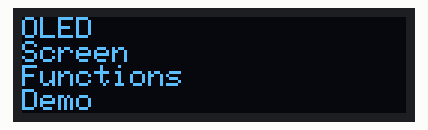
The sketch below on a simulated Arduino Uno, built with avr-gcc and run on an emulated ATmega328P. On the bench: 128×32 one-colour display. The display library's start-up logo is not drawn; random numbers use the default seed unless the sketch sets one.

Above: at 3.1 s.
At 6.1 s:
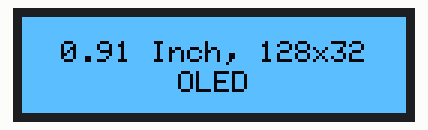
At 9.1 s:
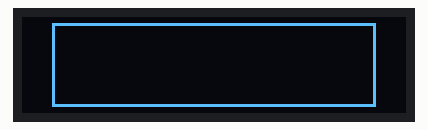
At 11.2 s:
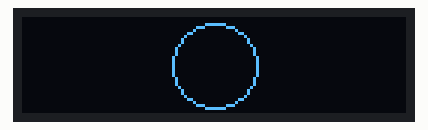
At 16.2 s:
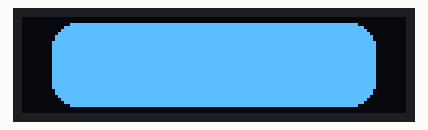
At 35.6 s:
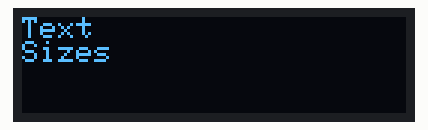

Measured:
- what the display in image 0 shows lasts 3.0 s, from 3.1 s to 6.1 s
- what the display in image 2 shows lasts 1.0 s, from 9.1 s to 10.1 s
- what the display in image 5 shows lasts 1.5 s, from 35.6 s to 37.1 s

The sketch:

SSD_1306_128x32_OLED_Display_Demo.ino
```cpp
#include <Wire.h>
#include <Adafruit_GFX.h>
#include <Adafruit_SSD1306.h>

#define I2C_Address 0x3C
#define SCREEN_WIDTH 128
#define SCREEN_HEIGHT 32
#define OLED_RESET -1

Adafruit_SSD1306 display(SCREEN_WIDTH, SCREEN_HEIGHT, &Wire, OLED_RESET);

const unsigned char image[] PROGMEM = {
  0x00, 0x01, 0x00, 0x00, 0x00, 0x00, 0x00, 0x00, 0x00, 0x00, 0x01, 0x00, 0x00, 0x00, 0x00, 0x00,
  0x00, 0x00, 0x00, 0x00, 0x00, 0x01, 0x00, 0x00, 0x00, 0x00, 0x00, 0x00, 0x00, 0x00, 0x01, 0x00,
  0x00, 0x00, 0x00, 0x00, 0x00, 0x00, 0x00, 0x00, 0x00, 0x00, 0x00, 0x00, 0x00, 0x00, 0x00, 0x00,
  0x00, 0x00, 0x00, 0x00, 0x00, 0x00, 0x00, 0x00, 0x00, 0x00, 0x00, 0x00, 0x00, 0x00, 0x00, 0x00,
  0x00, 0x00, 0x00, 0x00, 0x00, 0x00, 0x02, 0x00, 0x00, 0x00, 0x00, 0x04, 0x04, 0x08, 0x00, 0x00,
  0x00, 0x00, 0x00, 0x00, 0x00, 0x00, 0x00, 0x04, 0x00, 0x00, 0x00, 0x00, 0x00, 0x10, 0x00, 0x00,
  0x00, 0x00, 0x20, 0x00, 0x00, 0x00, 0x00, 0x00, 0x00, 0x00, 0x00, 0x00, 0x00, 0x00, 0x00, 0x00,
  0x00, 0x10, 0x00, 0x00, 0x00, 0x00, 0x00, 0x00, 0x00, 0x00, 0x20, 0x00, 0x00, 0x00, 0x00, 0x00,
  0x00, 0x00, 0x00, 0x00, 0x00, 0x00, 0x00, 0x00, 0x00, 0x00, 0x00, 0x00, 0x00, 0x00, 0x00, 0x00,
  0x00, 0x00, 0x00, 0x00, 0x00, 0x00, 0x00, 0x00, 0x00, 0x00, 0x00, 0x00, 0x00, 0x00, 0x00, 0x00,
  0x00, 0x08, 0x00, 0x01, 0x00, 0x00, 0x7e, 0x00, 0x00, 0x00, 0x00, 0x00, 0x00, 0x00, 0x00, 0x00,
  0x00, 0x00, 0x00, 0x00, 0x00, 0x00, 0xff, 0x00, 0x00, 0x00, 0x00, 0x00, 0x00, 0x00, 0x00, 0x00,
  0x00, 0x00, 0x00, 0x00, 0x00, 0x00, 0xf9, 0x00, 0x00, 0x00, 0x00, 0x00, 0x00, 0x00, 0x00, 0x00,
  0x00, 0x00, 0x00, 0x00, 0x00, 0x00, 0xfe, 0xe0, 0x00, 0x00, 0x00, 0x00, 0x00, 0x00, 0x00, 0x00,
  0x00, 0x00, 0x00, 0x00, 0x00, 0x00, 0xff, 0xe0, 0x00, 0x00, 0x00, 0x00, 0x00, 0x00, 0x00, 0x00,
  0x00, 0x01, 0x00, 0x00, 0x00, 0x00, 0xff, 0xc0, 0x00, 0x00, 0x00, 0x03, 0x38, 0x00, 0x00, 0x00,
  0x00, 0x00, 0x02, 0x00, 0x03, 0xf8, 0xff, 0x00, 0x00, 0x20, 0x00, 0x07, 0x7c, 0x00, 0x00, 0x00,
  0x00, 0x00, 0x00, 0x00, 0x07, 0xfc, 0xff, 0x00, 0x00, 0x00, 0x00, 0x07, 0x6c, 0x80, 0x00, 0x00,
  0x00, 0x00, 0x00, 0x00, 0x01, 0xff, 0xf0, 0x00, 0x00, 0x00, 0x00, 0x07, 0x7d, 0xc0, 0x00, 0x00,
  0x00, 0x00, 0x00, 0x00, 0x7f, 0xff, 0xf0, 0x00, 0x00, 0x00, 0x00, 0x07, 0x7d, 0xc0, 0x00, 0x00,
  0x00, 0x00, 0x00, 0x03, 0xff, 0xff, 0xf0, 0x00, 0x00, 0x00, 0x00, 0x07, 0xed, 0xc0, 0x00, 0x00,
  0x00, 0x00, 0x00, 0x00, 0x7f, 0xff, 0xf0, 0x00, 0x00, 0x00, 0x00, 0x07, 0xfd, 0xc0, 0x00, 0x00,
  0x00, 0x00, 0x00, 0x00, 0x03, 0xff, 0xf0, 0x00, 0x00, 0x00, 0x00, 0x07, 0xff, 0xc0, 0x00, 0x00,
  0x00, 0x00, 0x00, 0x00, 0x01, 0xff, 0xf0, 0x00, 0x00, 0x00, 0x00, 0x00, 0x6f, 0xc0, 0x00, 0x00,
  0x00, 0x00, 0x00, 0x00, 0x00, 0xf1, 0xe0, 0x00, 0x00, 0x00, 0x00, 0x00, 0x7f, 0xc0, 0x00, 0x00,
  0x00, 0x00, 0x00, 0x00, 0x00, 0xf1, 0xe0, 0x00, 0x00, 0x00, 0x00, 0x00, 0x7c, 0x00, 0x00, 0x00,
  0x00, 0x00, 0x00, 0x00, 0x03, 0xc1, 0xe0, 0x00, 0x00, 0x00, 0x00, 0x00, 0x6c, 0x00, 0x00, 0x00,
  0x00, 0x00, 0x00, 0x00, 0x07, 0xc3, 0xf8, 0x00, 0x00, 0x00, 0x00, 0x00, 0x7c, 0x00, 0x00, 0x00,
  0xe7, 0x8c, 0xf8, 0xe7, 0xc7, 0xce, 0x7c, 0xcc, 0x63, 0xe3, 0xe3, 0xe7, 0x99, 0xf3, 0xc7, 0x8f,
  0x00, 0x00, 0x00, 0x00, 0x00, 0x00, 0x00, 0x00, 0x00, 0x00, 0x00, 0x00, 0x00, 0x00, 0x00, 0x00,
  0x01, 0x00, 0x00, 0x00, 0x00, 0x40, 0x00, 0x10, 0x01, 0x00, 0x02, 0x00, 0x00, 0x80, 0x00, 0x00,
  0x00, 0x00, 0x00, 0x00, 0x00, 0x00, 0x00, 0x00, 0x00, 0x00, 0x00, 0x00, 0x00, 0x00, 0x00, 0x00,
  0x00, 0x00, 0x00, 0x00, 0x00, 0x00, 0x00, 0x00, 0x00, 0x00, 0x00, 0x00, 0x00, 0x00, 0x00, 0x00,
  0x00, 0x00, 0x00, 0x00, 0x00, 0x00, 0x00, 0x00, 0x00, 0x00, 0x00, 0x00, 0x00, 0x00, 0x00, 0x00
};

int pixel = 0;
int scroll_counterx = 0;
int text_size = 0;
int blink_counter = 0;
int movepixel = 0;
int contrast = 0;


void setup() {

  if (!display.begin(SSD1306_SWITCHCAPVCC, I2C_Address)) { //Use internal 7.5V VCC for pixels, at the address
    while (true); // Stop if display isn't found
  }

  // Display Adafruit splash screen
  display.display();
  delay(3000);

  display.clearDisplay();
}

void loop() {
  //Show some text
  display.setTextSize(1);
  display.setTextColor(SSD1306_WHITE);

  display.setCursor(0, 0);
  display.println("OLED");
  display.println("Screen");
  display.println("Functions");
  display.print("Demo");

  display.display();
  delay(3000);

  display.clearDisplay();

  //More text
  display.setCursor(13, 8);
  display.print("0.91 Inch, 128x32");
  display.setCursor(52, 18);
  display.print("OLED");

  display.invertDisplay(true);
  display.display();
  delay(3000);

  display.invertDisplay(false);
  display.clearDisplay();

  //Rectangle
  display.drawRect(10, 2, 108, 28, SSD1306_WHITE); //X, Y, WIDTH, HEIGHT, COLOR
  display.display();
  delay(1000);

  display.fillRect(10, 2, 108, 28, SSD1306_WHITE);
  display.display();
  delay(1000);

  display.clearDisplay();

  //Circle
  display.drawCircle(64, 16, 14, SSD1306_WHITE); //X, Y, RADIUS, COLOR
  display.display();
  delay(1000);

  display.fillCircle(64, 16, 14, SSD1306_WHITE);
  display.display();
  delay(1000);

  display.clearDisplay();

  //Triangle
  display.drawTriangle(64, 2, 5, 29, 123, 29, SSD1306_WHITE); //POINT A (X,Y), POINT B (X,Y), POINT C (X,Y), COLOR
  display.display();
  delay(1000);

  display.fillTriangle(64, 2, 5, 29, 123, 29, SSD1306_WHITE);
  display.display();
  delay(1000);

  display.clearDisplay();

  //Rounded corners rectangle
  display.drawRoundRect(10, 2, 108, 28, 8, SSD1306_WHITE); //X, Y, WIDTH, HEIGHT, CORNER RADIUS
  display.display();
  delay(1000);

  display.fillRoundRect(10, 2, 108, 28, 8, SSD1306_WHITE);
  display.display();
  delay(1000);

  display.clearDisplay();


  //Randomly light up pixels on screen
  for (pixel = 0; pixel <= 500; pixel++) {

    display.drawPixel(random(0, SCREEN_WIDTH), random(0, SCREEN_HEIGHT), SSD1306_WHITE);
    display.display();
    delay(2);
  }

  display.clearDisplay();

  //Display custon 128x32 monochrome picture bitmap
  display.drawBitmap(0, 0, image, 128, 32, SSD1306_WHITE); //X, Y, defined bitmap, width, height, color
  display.display();
  delay(500);

  // Invert display a few times
  display.invertDisplay(true);
  delay(500);
  display.invertDisplay(false);
  delay(500);
  display.invertDisplay(true);
  delay(500);
  display.invertDisplay(false);
  delay(500);

  display.clearDisplay();


  //Change text size
  for (text_size = 0; text_size <= 8; text_size++) {

    display.clearDisplay();
    display.setTextSize(text_size);
    display.setCursor(0, 0);
    display.println("Text");
    display.print("Sizes");
    display.display();
    delay(500);
  }

  for (text_size = 8; text_size >= 0; text_size--) {

    display.clearDisplay();
    display.setTextSize(text_size);
    display.setCursor(0, 0);
    display.println("Text");
    display.print("Sizes");
    display.display();
    delay(500);
  }

  delay(500);
  display.clearDisplay();


  //Scrolling text
  display.setCursor(36 + scroll_counterx, 5);
  display.print("Scrolling");
  display.setCursor(52 + scroll_counterx, 15);
  display.print("Text");
  display.display();
  delay(500);


  // Scroll left
  for (scroll_counterx = 0; scroll_counterx <= 35; scroll_counterx++) {
    display.clearDisplay();

    display.setCursor(36 + scroll_counterx, 5);
    display.print("Scrolling");
    display.setCursor(52 + scroll_counterx, 15);
    display.print("Text");

    display.display();
    delay(5);
  }
  delay(500);

  // Scroll right
  for (scroll_counterx = 35; scroll_counterx >= -35; scroll_counterx--) {
    display.clearDisplay();

    display.setCursor(36 + scroll_counterx, 5);
    display.print("Scrolling");
    display.setCursor(52 + scroll_counterx, 15);
    display.print("Text");

    display.display();
    delay(5);
  }
  delay(500);

  // Return to middle
  for (scroll_counterx = -35; scroll_counterx <= 0; scroll_counterx++) {
    display.clearDisplay();

    display.setCursor(36 + scroll_counterx, 5);
    display.print("Scrolling");
    display.setCursor(52 + scroll_counterx, 15);
    display.print("Text");

    display.display();
    delay(5);
  }
  delay(500);
  display.clearDisplay();


  //Blinking text

  for (blink_counter = 0; blink_counter <= 5; blink_counter++) {
    display.clearDisplay();
    display.setTextColor(SSD1306_WHITE);

    display.setCursor(40, 5);
    display.print("Blinking");
    display.setCursor(48, 17);
    display.print("Text!");

    display.display();
    delay(300);

    display.clearDisplay();
    display.setTextColor(SSD1306_BLACK);

    display.setCursor(40, 5);
    display.print("Blinking");
    display.setCursor(48, 17);
    display.print("Text!");

    display.display();
    delay(300);
  }

  display.clearDisplay();
  display.setTextColor(SSD1306_WHITE);


  //Fill display with text
  display.setCursor(0, 0);
  display.println("0.91 inch OLED");
  display.println("Monochrome display");
  display.println("128 x 32 pixels");
  display.println("I2C Controlled");

  display.display();
  delay(10000);

  display.clearDisplay();


  //Make pixels move around inside a border
  display.drawRect(10, 2, 108, 28, SSD1306_WHITE);
  display.display();
  delay(1000);

  for (movepixel = 0; movepixel <= 30; movepixel++) {

    display.clearDisplay();

    // Keep random pixels inside the border
    display.drawPixel(random(11, 117), random(3, 29), SSD1306_WHITE);

    display.drawRect(10, 2, 108, 28, SSD1306_WHITE);
    display.display();
    delay(200);
  }

  display.clearDisplay();


  //Ramp up and down brightness
  display.setCursor(38, 12);
  display.print("Brightness");
  display.invertDisplay(true);
  display.display();

  // Fade down (SSD1306 OLED Displays need the raw command sent to them, unlike SH1106 displays)
  for (contrast = 255; contrast >= 0; contrast--) {
    display.ssd1306_command(SSD1306_SETCONTRAST);
    display.ssd1306_command(contrast);
    delay(5);
  }
  delay(1000);

  // Fade up
  for (contrast = 0; contrast <= 255; contrast++) {
    display.ssd1306_command(SSD1306_SETCONTRAST);
    display.ssd1306_command(contrast);
    delay(5);
  }
  delay(1000);

  //Put all the way down
  display.ssd1306_command(SSD1306_SETCONTRAST);
  display.ssd1306_command(0x00);
  delay(1000);

  //Put all the way up
  display.ssd1306_command(SSD1306_SETCONTRAST);
  display.ssd1306_command(0xFF);
  delay(1000);

  display.clearDisplay();
  display.invertDisplay(false);
  display.display();
  delay(1000);
}
```
